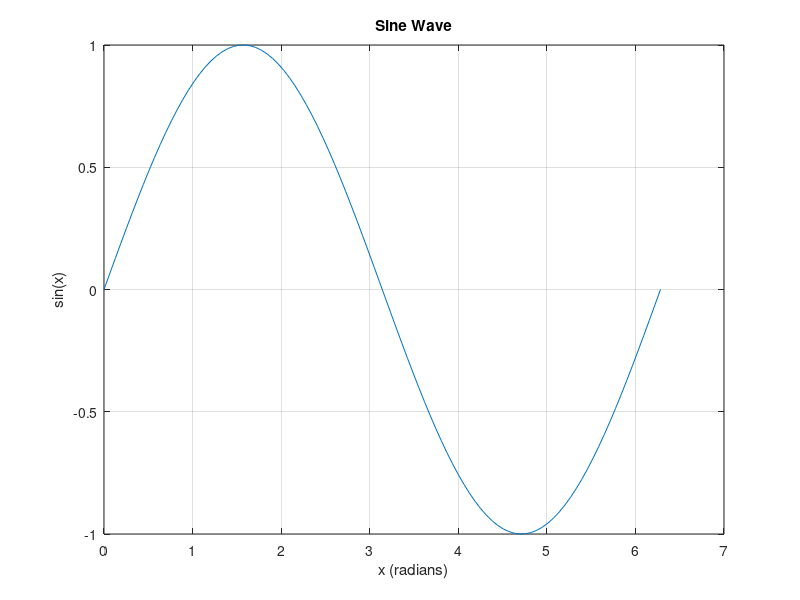

MATLAB code for this plot:
% This script plots a sine wave
x = linspace(0, 2*pi, 100); % Create 100 points from 0 to 2*pi
y = sin(x); % Calculate the sine of x

% Plot the sine wave
figure;
plot(x, y);
title('Sine Wave');
xlabel('x (radians)');
ylabel('sin(x)');
grid on; % Add a grid to the plot
